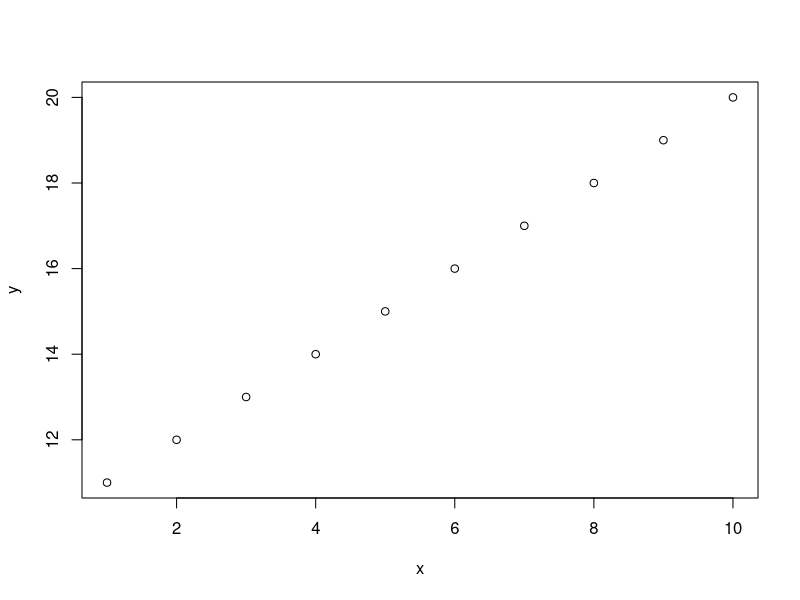
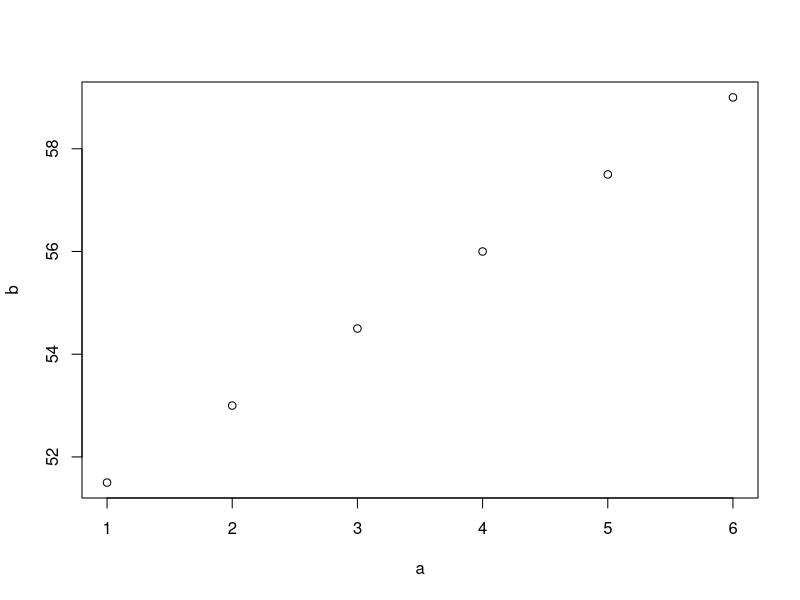
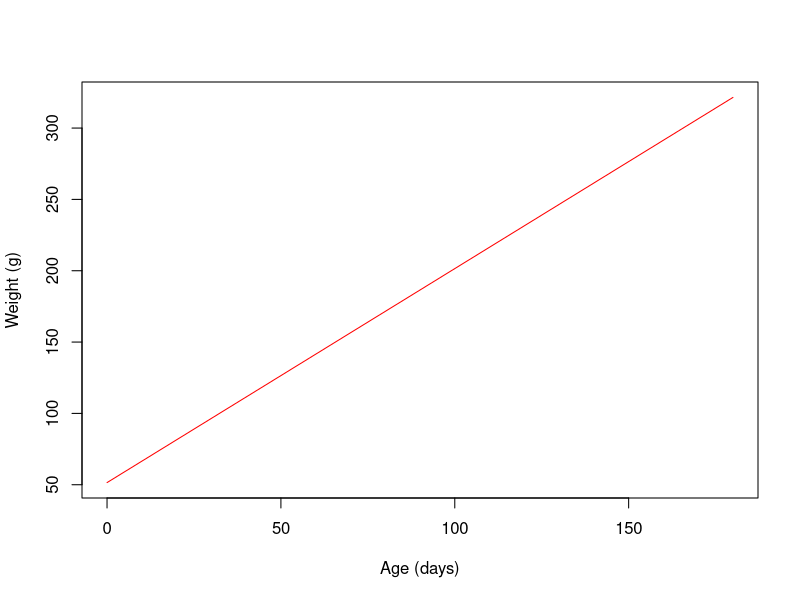
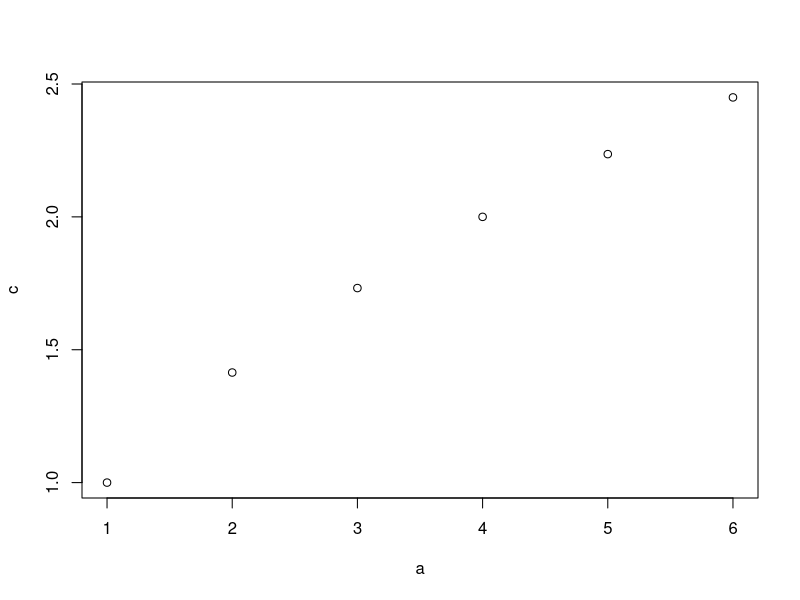
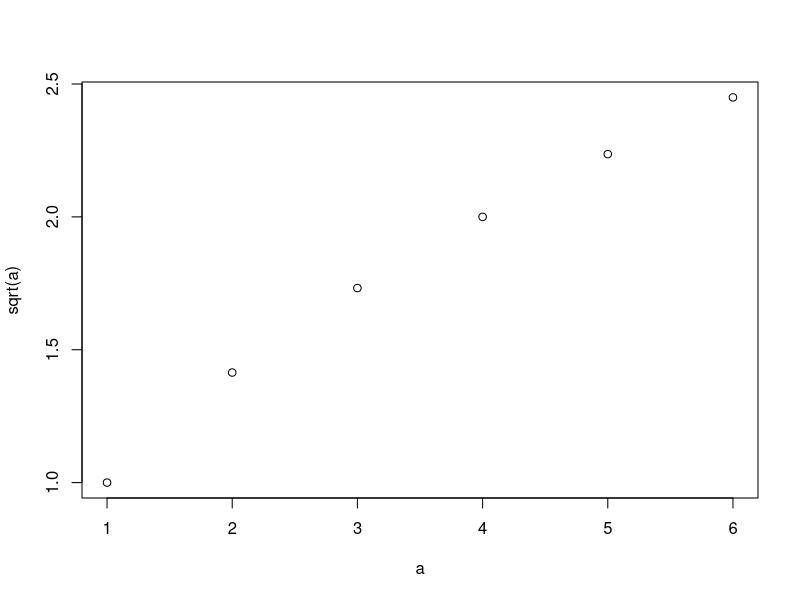
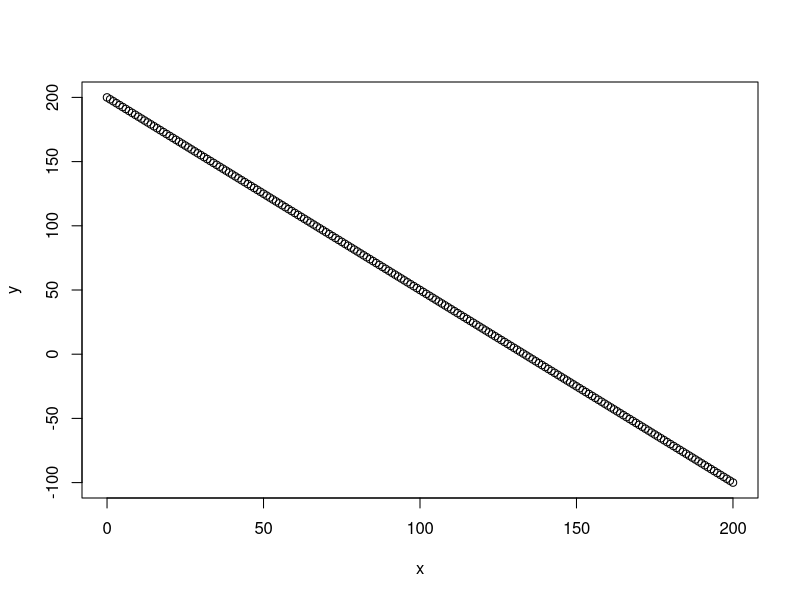
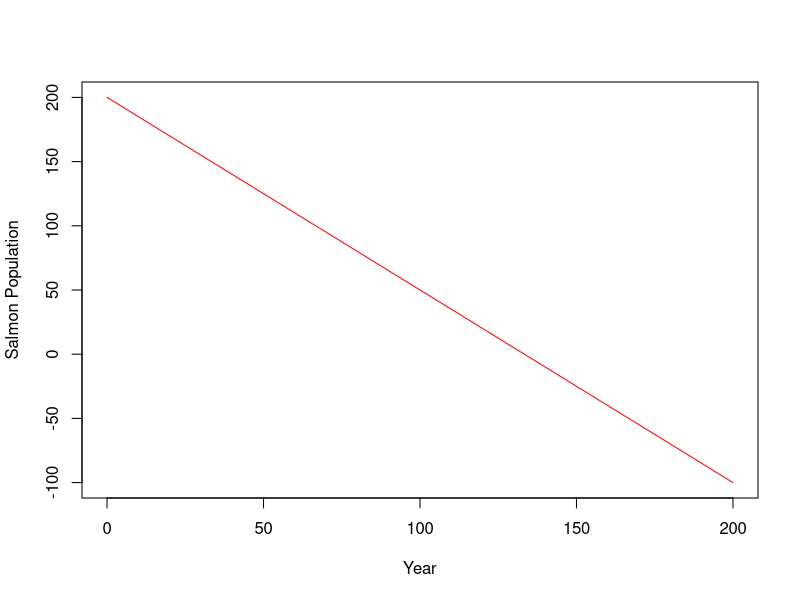
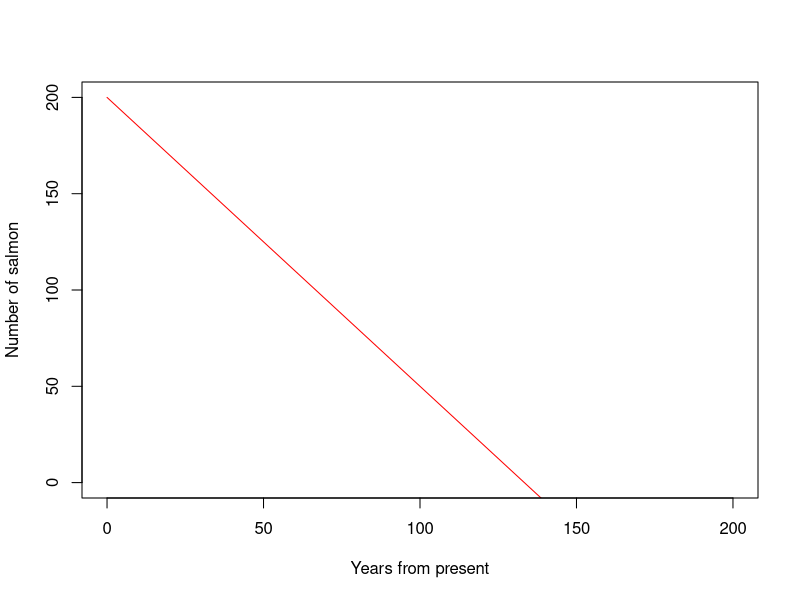

Source code (R) for these figures, in order:
x<-c(1,2,3,4,5,6,7,8,9,10)
y<-c(11:20)
plot(y~x)
q<-x^2

## Test yourself
# Question 1
# The average weight of a meerkat pup is 51.5g at birth. 
# They gain an average of 1.5 grams per day up to the age of 6 months. 
# Create a plot to illustrate the relationship between age and weight in juvenile meerkats.
##

# Answer (six days)
a<-c(1,2,3,4,5,6)
b<-c(51.5,53.0,54.5,56.0,57.5,59.0)
plot(b~a)

# Answer2 ++ customising plot graph
x <- c(0:180)
c<- 51.5
m<- 1.5
y<- c+m*x
plot(y~x, type="l", col="red",xlab="Age (days)", ylab="Weight (g)")

# Plotting 'sqrt a' and 'a' relationship in a simpler way
c<-sqrt(a)
plot(c~a)
plot(sqrt(a)~a)

#Removing objects &clearing R's memory
rm(x)			
rm(y)		
rm(q)
#Removing everything in one go 
rm(list=ls())	

## Test yourself
#In 2019, SEPA* estimated that there were only 200 salmon spawning in the river Almond. 
#Long term data indicates that the spawning population is declining by 1.5 fish per year. 
#SEPA also estimate that the population will become unviable below 25.
#Use the logic we have just been exploring to plot the number of salmon we expect to be in the river over the next 200 years.
#When will the population become unviable?
##

# Answer 
x<-c(0:200)
c<- 200
m<- -1.5
y<-c+m*x
plot(y~x)
plot(y~x, type="l", col="red",xlab="Year", ylab="Salmon Population")

# Answer2 ylim(-,-), xlim(-,-) limits the range of values for yaxis, xaxis.
plot(y~x,
     type="l",col="red",
     xlab="Years from present",
     ylab="Number of salmon",
     ylim=c(0,200))


